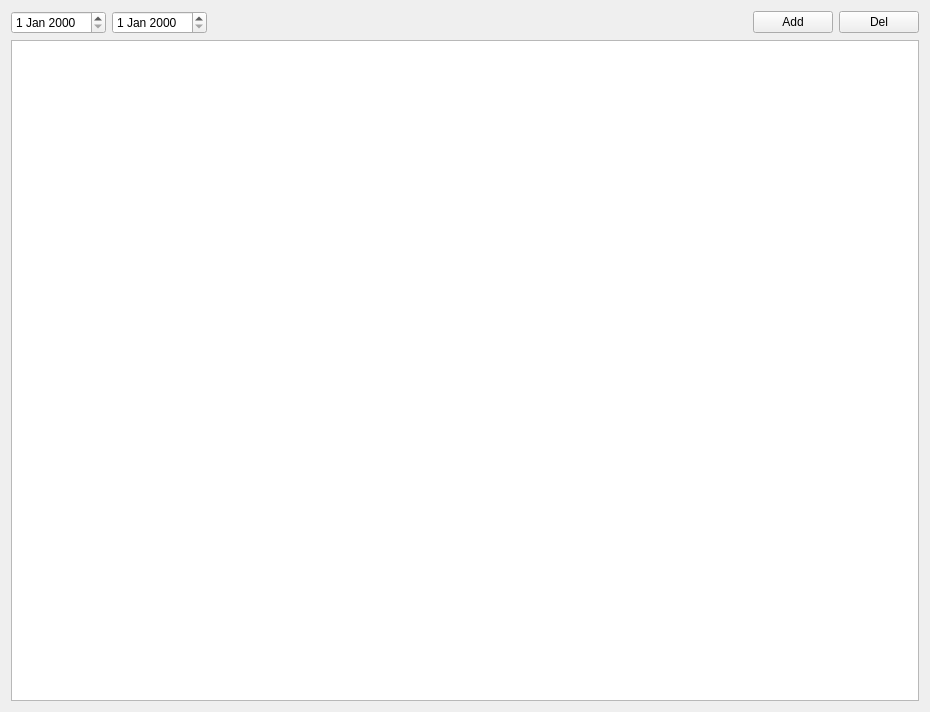
<?xml version="1.0" encoding="UTF-8"?>
<ui version="4.0">
 <class>JournalModule</class>
 <widget class="QWidget" name="JournalModule">
  <property name="geometry">
   <rect>
    <x>0</x>
    <y>0</y>
    <width>930</width>
    <height>712</height>
   </rect>
  </property>
  <property name="windowTitle">
   <string>Form</string>
  </property>
  <layout class="QVBoxLayout" name="mainLayout">
   <item>
    <layout class="QHBoxLayout" name="menuLayout">
     <item>
      <widget class="QDateEdit" name="beginDate"/>
     </item>
     <item>
      <widget class="QDateEdit" name="endDate"/>
     </item>
     <item>
      <spacer name="horizontalSpacer">
       <property name="orientation">
        <enum>Qt::Orientation::Horizontal</enum>
       </property>
       <property name="sizeHint" stdset="0">
        <size>
         <width>40</width>
         <height>20</height>
        </size>
       </property>
      </spacer>
     </item>
     <item>
      <widget class="QPushButton" name="createMark">
       <property name="sizePolicy">
        <sizepolicy hsizetype="Maximum" vsizetype="Fixed">
         <horstretch>0</horstretch>
         <verstretch>0</verstretch>
        </sizepolicy>
       </property>
       <property name="text">
        <string>Add</string>
       </property>
      </widget>
     </item>
     <item>
      <widget class="QPushButton" name="deleteMark">
       <property name="sizePolicy">
        <sizepolicy hsizetype="Maximum" vsizetype="Fixed">
         <horstretch>0</horstretch>
         <verstretch>0</verstretch>
        </sizepolicy>
       </property>
       <property name="text">
        <string>Del</string>
       </property>
      </widget>
     </item>
    </layout>
   </item>
   <item>
    <widget class="QTableView" name="journal">
     <property name="sizePolicy">
      <sizepolicy hsizetype="Expanding" vsizetype="MinimumExpanding">
       <horstretch>0</horstretch>
       <verstretch>0</verstretch>
      </sizepolicy>
     </property>
    </widget>
   </item>
  </layout>
 </widget>
 <resources/>
 <connections/>
</ui>
